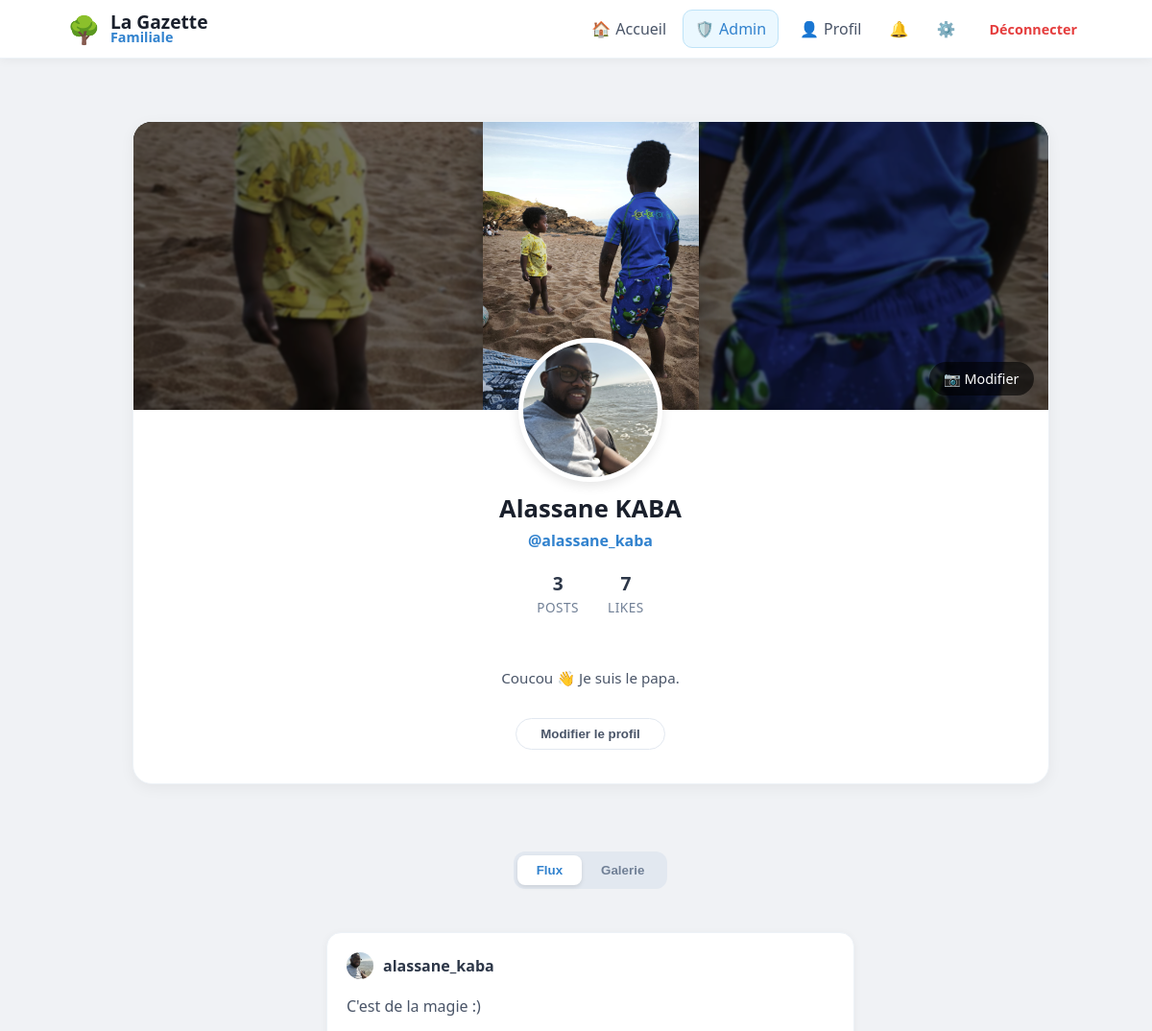
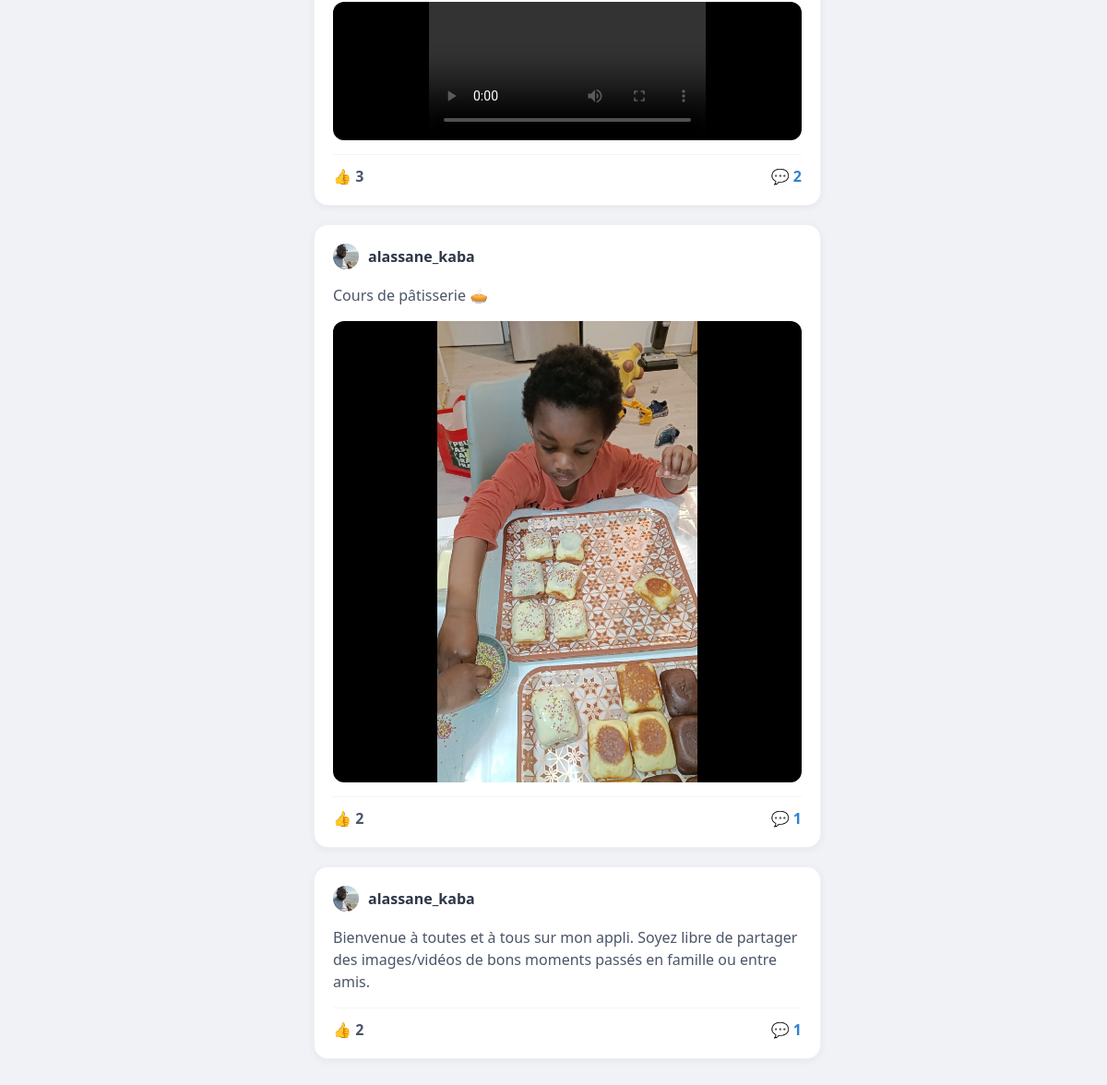
Screenshot of /user/alassane_kaba (signed in) with the database file from the repository (2 pictures, top to bottom).
### tables this page shows
CREATE TABLE users (
                id INTEGER PRIMARY KEY AUTOINCREMENT, 
                email TEXT UNIQUE, 
                firstname TEXT, 
                lastname TEXT, 
                username TEXT UNIQUE, 
                password TEXT, 
                avatar TEXT,
                is_approved INTEGER DEFAULT 0,
                is_admin INTEGER DEFAULT 0
            , cover TEXT, bio TEXT);

CREATE TABLE posts (
                id INTEGER PRIMARY KEY AUTOINCREMENT, 
                username TEXT, 
                content TEXT, 
                likes INTEGER DEFAULT 0, 
                image TEXT,
                created_at DATETIME DEFAULT CURRENT_TIMESTAMP
            );

CREATE TABLE post_medias (
                        id INTEGER PRIMARY KEY AUTOINCREMENT,
                        post_id INTEGER,
                        filename TEXT,
                        file_type TEXT, -- 'image' ou 'video'
                        FOREIGN KEY (post_id) REFERENCES posts (id) ON DELETE CASCADE
                    );

### app.py (the view)
@app.route("/user/<username>")
@login_required
def profile(username):
    with get_db() as db:
        user_info = db.execute("SELECT * FROM users WHERE username = ?", (username,)).fetchone()
        if not user_info:
            flash("Utilisateur introuvable", "danger")
            return redirect(url_for('home'))
        posts_query = db.execute("""
            SELECT posts.*, users.avatar AS user_avatar,
                (SELECT COUNT(*) FROM reactions WHERE post_id=posts.id AND type='thumb') as thumbs,
                (SELECT COUNT(*) FROM reactions WHERE post_id=posts.id AND type='heart') as hearts
            FROM posts
            JOIN users ON posts.username = users.username
            WHERE posts.username=?
            ORDER BY posts.id DESC
        """, (username,)).fetchall()
        posts = [dict(row) for row in posts_query]
        for post in posts:
            medias = db.execute("SELECT filename, file_type FROM post_medias WHERE post_id = ?",
                                (post['id'],)).fetchall()
            post['medias'] = [dict(m) for m in medias]
            comments = db.execute("""
                SELECT comments.*, users.avatar AS user_avatar
                FROM comments
                JOIN users ON comments.username = users.username
                WHERE post_id = ?
                ORDER BY created_at ASC
            """, (post['id'],)).fetchall()
            post['comments'] = [dict(c) for c in comments]
        posts_count = len(posts)
        total_reactions = sum((p['thumbs'] or 0) + (p['hearts'] or 0) for p in posts)
    return render_template(
        "profile.html",
        posts=posts,
        user=user_info,
        posts_count=posts_count,
        likes_received=total_reactions
    )

### app.py (called while the page is built)
def get_db():
    db = sqlite3.connect("database.db")
    db.row_factory = sqlite3.Row
    return db

def login_required(f):
    @wraps(f)
    def decorated_function(*args, **kwargs):
        if "user" not in session:
            flash("Veuillez vous connecter pour accéder à cette page.", "info")
            return redirect("/login")
        return f(*args, **kwargs)
    return decorated_function

@app.context_processor
def inject_global_stats():
    stats = {'total_users': 0, 'total_posts': 0}
    if session.get('user'):
        db = get_db()
        u_count = db.execute("SELECT COUNT(*) FROM users WHERE is_approved = 1").fetchone()[0]
        p_count = db.execute("SELECT COUNT(*) FROM posts").fetchone()[0]
        stats = {'total_users': u_count, 'total_posts': p_count}
    return stats

@app.context_processor
def inject_pending_count():
    if session.get('is_admin'):
        db = get_db()
        count = db.execute("SELECT COUNT(*) as total FROM users WHERE is_approved = 0").fetchone()
        return {'pending_count': count['total']}
    return {'pending_count': 0}

@app.context_processor
def inject_notifications_count():
    if session.get('user'):
        db = get_db()
        count = db.execute("SELECT COUNT(*) FROM notifications WHERE username = ? AND is_read = 0",
                           (session['user'],)).fetchone()[0]
        return {'unread_count': count}
    return {'unread_count': 0}

### templates/profile.html (shortened to what this page needs)
{% extends "base.html" %}
{% block content %}
<div class="main-container">
    <div class="profile-header-card">
        <div class="cover-wrapper">
            <div class="cover-main-img"></div>
            {% if session['user'] == user.username %}
                <label for="cover-upload" style="position: absolute; bottom: 15px; right: 15px; background: rgba(0,0,0,0.6); color: white; padding: 8px 15px; border-radius: 20px; cursor: pointer; z-index: 10; font-size: 0.9em;">📷 Modifier</label>
            {% endif %}
        </div>
        <div style="text-align: center; padding-bottom: 25px;">
            <div class="avatar-container">
                <img src="{{ url_for('static', filename='avatars/' + (user.avatar if user.avatar else 'default.png')) }}" class="profile-avatar-img">
            </div>
            <h2 style="margin: 0; font-size: 1.6em; color: #1a202c;">{{ user.firstname }} {{ user.lastname }}</h2>
            <p style="margin: 5px 0 15px 0; color: #3182ce; font-weight: 600;">@{{ user.username }}</p>
            <div class="profile-stats">
                <div class="stat-box">
                    <span class="stat-value">{{ posts|length }}</span>
                    <span class="stat-label">Posts</span>
                </div>
                <div class="stat-box">
                    <span class="stat-value">
                        {% set total_likes = namespace(value=0) %}
                        {% for post in posts %}{% set total_likes.value = total_likes.value + (post.thumbs|int) %}{% endfor %}
                        {{ total_likes.value }}
                    </span>
                    <span class="stat-label">Likes</span>
                </div>
            </div>
            <div class="profile-bio">
                {% if user.bio %}
                    {{ user.bio }}
                {% else %}
                    Bienvenue sur mon profil ! ✨
                {% endif %}
            </div>
            {% if session['user'] == user.username %}
                <button class="edit-profile-btn" onclick="openModal()">Modifier le profil</button>
            {% endif %}
        </div>
    </div>
    <div class="nav-container">
        <div class="modern-nav">
            <button onclick="switchView('feed')" id="btn-feed" class="nav-item-btn active">Flux</button>
            <button onclick="switchView('grid')" id="btn-grid" class="nav-item-btn">Galerie</button>
        </div>
    </div>
    <div style="grid-column: 1 / -1;">
        <div id="view-feed">
            <div style="display: flex; flex-direction: column; align-items: center;">
                {% if posts %}
                    {% for post in posts %}
                    <div class="post-card">
                        <div style="display: flex; align-items: center; gap: 10px; margin-bottom: 12px;">
                            <img src="{{ url_for('static', filename='avatars/' + (post.user_avatar if post.user_avatar else 'default.png')) }}" class="comment-avatar">
                            <strong style="color: #2d3748;">{{ post.username }}</strong>
                        </div>
                        <p style="color: #4a5568; line-height: 1.5;">{{ post.content }}</p>
                        {% if post.medias %}
                        <div class="media-slider-container">
                            <div id="slider-{{ post.id }}" class="media-slider" data-index="0">
                                {% for media in post.medias %}
                                <div class="slider-item">
                                    {% if media.file_type == 'video' %}
                                        <video src="{{ url_for('static', filename='uploads/' + media.filename) }}" controls></video>
                                    {% else %}
                                        <img src="{{ url_for('static', filename='uploads/' + media.filename) }}">
                                    {% endif %}
                                </div>
                                {% endfor %}
                            </div>
                        </div>
                        {% endif %}
                        <div style="display: flex; justify-content: space-between; margin-top: 15px; border-top: 1px solid #f1f5f9; padding-top: 12px;">
                            <span style="font-weight: 700; color: #4a5568;">👍 {{ post.thumbs or 0 }}</span>
                            <span style="color: #3182ce; cursor: pointer; font-weight: 700;" onclick="toggleComments('{{ post.id }}')">
                                💬 {{ post.comments|length }}
                            </span>
                        </div>
                    </div>
                    {% endfor %}
                {% endif %}
            </div>
        </div>
    </div>
</div>
{% endblock %}

### templates/base.html (shortened to what this page needs)
<!DOCTYPE html>
<html lang="fr">
<head>
    <link rel="stylesheet" href="{{ url_for('static', filename='style.css') }}">
</head>
<body>
<nav class="navbar">
    <div class="nav-content">
        <div class="nav-left">
            <a href="/" style="text-decoration: none; display: flex; align-items: center; gap: 10px;">
                <span style="font-size: 28px;">🌳</span>
                <div class="nav-text-container" style="display: flex; flex-direction: column;">
                    <span style="font-size: 1.2em; font-weight: 800; color: #1a202c; line-height: 1;">La Gazette</span>
                    <span style="font-size: 0.9em; font-weight: 600; color: var(--primary); line-height: 1;">Familiale</span>
                </div>
            </a>
        </div>
        <div class="nav-right" style="display: flex; align-items: center; gap: 5px;">
            <a href="/" class="nav-item">🏠 <span class="nav-text" style="margin-left:5px;">Accueil</span></a>
            {% if session.get("user") %}
            {% if session.get('is_admin') %}
            <a href="/admin/users" class="nav-item"
               style="background: #ebf8ff; color: var(--primary); border: 1px solid #bee3f8; margin-right: 5px;">
                🛡️ <span class="nav-text" style="margin-left:5px;">Admin</span>
            </a>
            {% endif %}
            <a href="{{ url_for('profile', username=session['user']) }}" class="nav-item">👤 <span class="nav-text"
                                                                                                  style="margin-left:5px;">Profil</span></a>
            <a href="/notifications" class="nav-item" style="position: relative;">
                🔔
            </a>
            <a href="/settings" class="nav-item">⚙️</a>
            <a href="/logout"
               style="color: var(--danger); text-decoration: none; font-weight: 700; font-size: 0.9em; margin-left:10px; padding: 8px;">Déconnecter</a>
            {% else %}
            <a href="/login" class="nav-item">Connexion</a>
            <a href="/register"
               style="background: var(--primary); color: white; padding: 8px 16px; border-radius: 10px; text-decoration: none; font-weight: 700; margin-left: 10px;">Rejoindre</a>
            {% endif %}
        </div>
    </div>
</nav>
<div class="main-container">
    {% block content %}{% endblock %}
</div>
</body>
</html>

### static/style.css (style rules this page uses)
body { font-family: 'Segoe UI', system-ui, -apple-system, sans-serif; background: #f0f2f5; margin: 0; color: #1a202c; }
nav { background: white; border-bottom: 1px solid #edf2f7; position: sticky; top: 0; z-index: 1000; }
.post-card { background: white; border-radius: 15px; padding: 20px; margin-bottom: 20px; box-shadow: 0 2px 8px rgba(0,0,0,0.05); border: 1px solid #edf2f7; overflow: hidden; }
.nav-item { display: flex; align-items: center; padding: 8px 12px; border-radius: 10px; text-decoration: none; transition: 0.2s; color: #4a5568; }

### templates/base.html (style rules this page uses)
:root { --bg-color: #f0f2f5; --primary: #3182ce; --text-main: #1a202c; --text-light: #718096; --danger: #e53e3e; --success: #38a169; --info: #3182ce; }
body { background-color: var(--bg-color); margin: 0; font-family: 'Segoe UI', system-ui, -apple-system, sans-serif; }
.navbar { background: white; box-shadow: 0 2px 10px rgba(0,0,0,0.05); padding: 10px 0; position: sticky; top: 0; z-index: 1000; border-bottom: 1px solid #edf2f7; }
.nav-content { max-width: 1100px; margin: 0 auto; padding: 0 20px; display: flex; justify-content: space-between; align-items: center; }
.nav-item { display: flex; align-items: center; padding: 8px 12px; border-radius: 10px; text-decoration: none; color: #4a5568; transition: 0.2s; font-weight: 500; }
.main-container { max-width: 1100px; margin: 0 auto; padding: 20px 15px; display: grid; grid-template-columns: 1fr; gap: 25px; align-items: start; box-sizing: border-box; }
@media (min-width: 900px) { .main-container { grid-template-columns: 280px 650px; justify-content: center; } }

### rows the page displays
users: avatar (picture), firstname "Alassane", lastname "KABA", username "alassane_kaba", bio "Coucou 👋 Je suis le papa."
posts: avatar (picture), username "alassane_kaba", content "C'est de la magie :)", thumbs "3", comments|length "2"
posts: avatar (picture), username "alassane_kaba", content "Cours de pâtisserie 🥧", thumbs "2", comments|length "1"
post_medias: filename (picture)
posts: avatar (picture), username "alassane_kaba", content "Bienvenue à toutes et à tous sur mon appli. Soyez libre de partager des images/vidéos de bons moments passés en famille ou entre amis.", thumbs "2", comments|length "1"

### other values shown
{{ posts|length }} "3"
{{ total_likes.value }} "7"
